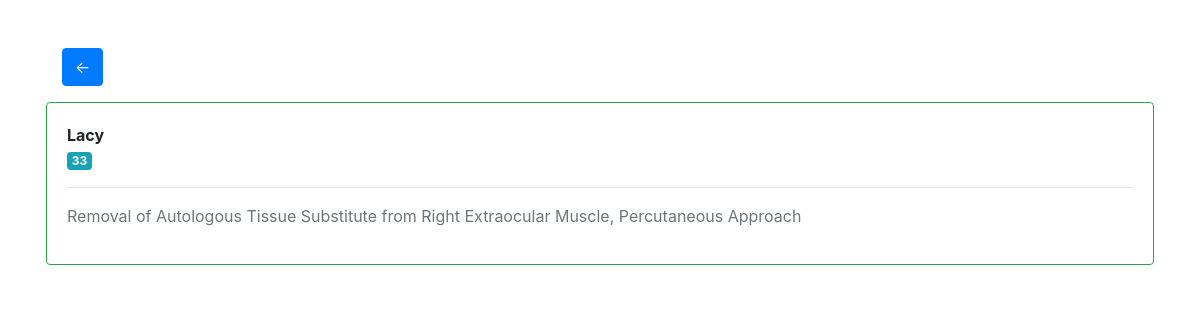
The app's page /views/detail_view.php?id=11 with its own data.
### tables this page shows
CREATE TABLE `teacher` (
  `id` int(11) NOT NULL,
  `name` varchar(100) NOT NULL,
  `age` int(100) NOT NULL,
  `info` varchar(200) NOT NULL
);

### database.php (called while the page is built, shortened)
<?php
    function db() {
        return new mysqli('localhost', 'root', '', 'final_db');
    }
    function selectOne($id) {
        return db()->query("SELECT * FROM teacher WHERE id = $id");
    }
?>

### views/detail_view.php (the view)
<?php require_once('../partial/header.php');?>
<div class="container p-3 mt-3">
    <div class="p-3">
        <a href="https://localhost/student/?page=teacher"><button class="btn btn-primary" type="button" >&#8592;</button></a>
    </div>
    <div class="card border border-success">
        <?php
            require_once('../database.php');
            $update = selectOne($_GET['id']);
            foreach( $update as $teacher):
        ?>
        <div class="card-body">
            <div>
                <strong><?= $teacher['name'] ?></strong>
                <br>
                <span class="badge badge-info"><?= $teacher['age'] ?></span>
                <hr>
                <p class="text-muted"><?= $teacher['info'] ?></p>
            </div>
        </div>
        <?php endforeach; ?>
    </div>
</div>

### records on screen
teacher: name "Lacy", age "33", info "Removal of Autologous Tissue Substitute from Right Extraocular Muscle, Percutaneous Approach"
